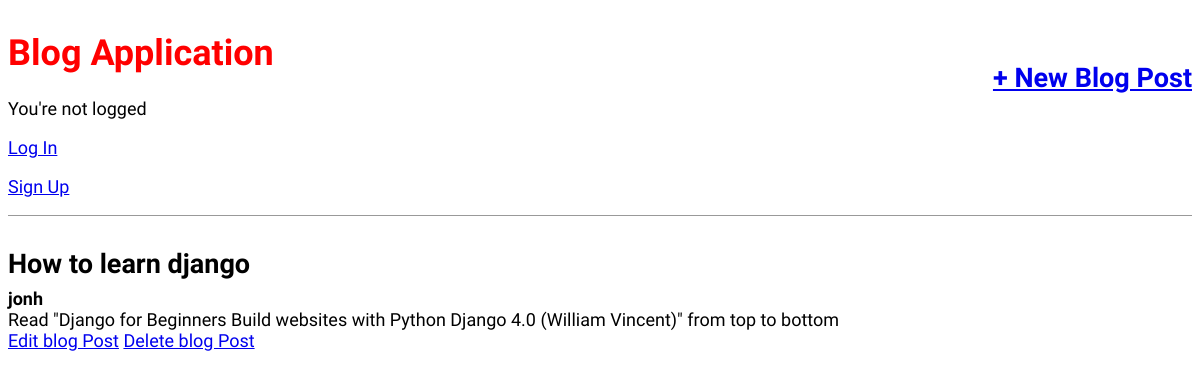
The app's page /post/1/ with its own data.
### blog/models.py (models this page shows, shortened)
class Post(models.Model):
    title = models.CharField(max_length=200)
    author = models.ForeignKey(
        "auth.user",
        on_delete=models.CASCADE,
    )
    body = models.TextField()

### blog/views.py (the view)
# urls.py: path("post/<int:pk>/", BLogDetailsView.as_view(), name="post_detail"),
class BLogDetailsView(DetailView):
    model = Post
    template_name = "post_detail.html"

### templates/post_detail.html (shortened to what this page needs)
{% extends 'base.html' %}
{% block content %}
<div class="post-entry">
    <h2>{{ post.title }}</h2>
    <span class="post-author">{{ post.author }}</span>
    <p class="post-body">{{ post.body }}</p>
    <div>
        <a href="{% url 'post_edit' post.pk %}">Edit blog Post</a>
        <a href="{% url 'post_delete' post.pk %}">Delete blog Post</a>
    </div>
</div>
{% endblock content %}

### static/css/base.css (style rules this page uses)
body { font-family: 'Source Sans Pro', sans-serif; font-size: 18px; }
.post-entry { margin-bottom: 2rem; }
.post-entry h2 { margin: 0.5rem 0; }
.post-entry p { margin: 0; font-weight: 400; }
.post-author { font-weight: bold; }
.post-body { margin-top: 2em; }

### records on screen
Post: title "How to learn django", author "jonh", body "Read \"Django for Beginners Build websites with Python Django 4.0 (William Vincent)\" from top to bottom"
